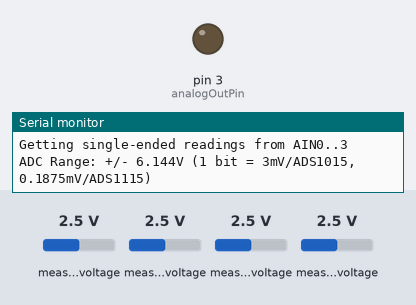
This sketch was run on a simulated Arduino Uno, built with avr-gcc and run on an emulated ATmega328P. Shown: output pins drawn as LEDs (lit = HIGH), the last lines printed to the serial monitor. The inputs (shaded band) are chosen by the test bench; at power-on: measured voltage 2.5 V.

Above: at 0.1 s.
At 17.3 s:
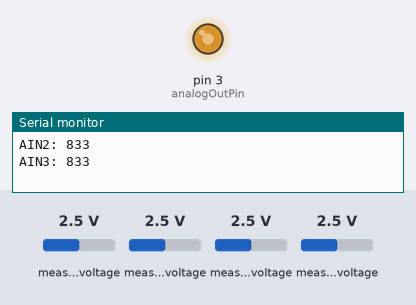
At 19.3 s:
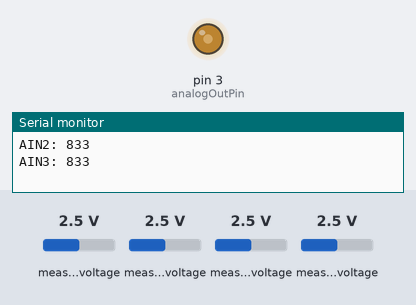
At 38.4 s:
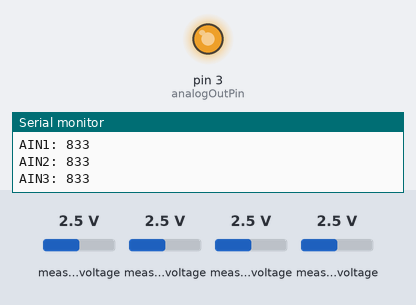
Timing chart, 0 to 40.0 s (numbered marks = the images above):
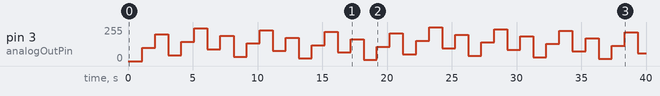

The sketch:

singleended.ino
```cpp
#include <Wire.h>
#include "Adafruit_ADS1015.h"

const int analogOutPin = 3; // Analog output pin
int sensorValue = 0;        // value read from the pot
int outputValue = 0;        // value output to the PWM (analog out)


// RSJ
// Adafruit_ADS1115 ads;  /* Use this for the 16-bit version */
Adafruit_ADS1015 ads;     /* Use thi for the 12-bit version */

void setup(void)
{
  Serial.begin(9600);
  Serial.println("Hello!");

  Serial.println("Getting single-ended readings from AIN0..3");
  Serial.println("ADC Range: +/- 6.144V (1 bit = 3mV/ADS1015, 0.1875mV/ADS1115)");

  // The ADC input range (or gain) can be changed via the following
  // functions, but be careful never to exceed VDD +0.3V max, or to
  // exceed the upper and lower limits if you adjust the input range!
  // Setting these values incorrectly may destroy your ADC!
  //                                                                ADS1015  ADS1115
  //                                                                -------  -------
  // ads.setGain(GAIN_TWOTHIRDS);  // 2/3x gain +/- 6.144V  1 bit = 3mV      0.1875mV (default)
  // ads.setGain(GAIN_ONE);        // 1x gain   +/- 4.096V  1 bit = 2mV      0.125mV
  // ads.setGain(GAIN_TWO);        // 2x gain   +/- 2.048V  1 bit = 1mV      0.0625mV
  // ads.setGain(GAIN_FOUR);       // 4x gain   +/- 1.024V  1 bit = 0.5mV    0.03125mV
  // ads.setGain(GAIN_EIGHT);      // 8x gain   +/- 0.512V  1 bit = 0.25mV   0.015625mV
  // ads.setGain(GAIN_SIXTEEN);    // 16x gain  +/- 0.256V  1 bit = 0.125mV  0.0078125mV

  ads.begin();
}

void loop(void)
{

  analogWrite(analogOutPin, outputValue);
  outputValue += 100;
  if (outputValue > 4000)
  {
    outputValue = 0;
  }

  uint16_t adc0, adc1, adc2, adc3;

  adc0 = ads.readADC_SingleEnded(0);
  adc1 = ads.readADC_SingleEnded(1);
  adc2 = ads.readADC_SingleEnded(2);
  adc3 = ads.readADC_SingleEnded(3);
  Serial.print("AIN0: "); Serial.println(adc0);
  Serial.print("AIN1: "); Serial.println(adc1);
  Serial.print("AIN2: "); Serial.println(adc2);
  Serial.print("AIN3: "); Serial.println(adc3);
  Serial.println(" ");

  delay(1000);
}
```

Measured:
- by itself, pin 3 (analogOutPin): 0/255 → 100/255 at 1.1 s, → 200/255 1.0 s later, → 44/255 1.0 s later, → 144/255 1.0 s later, … (39 changes in this stretch)
